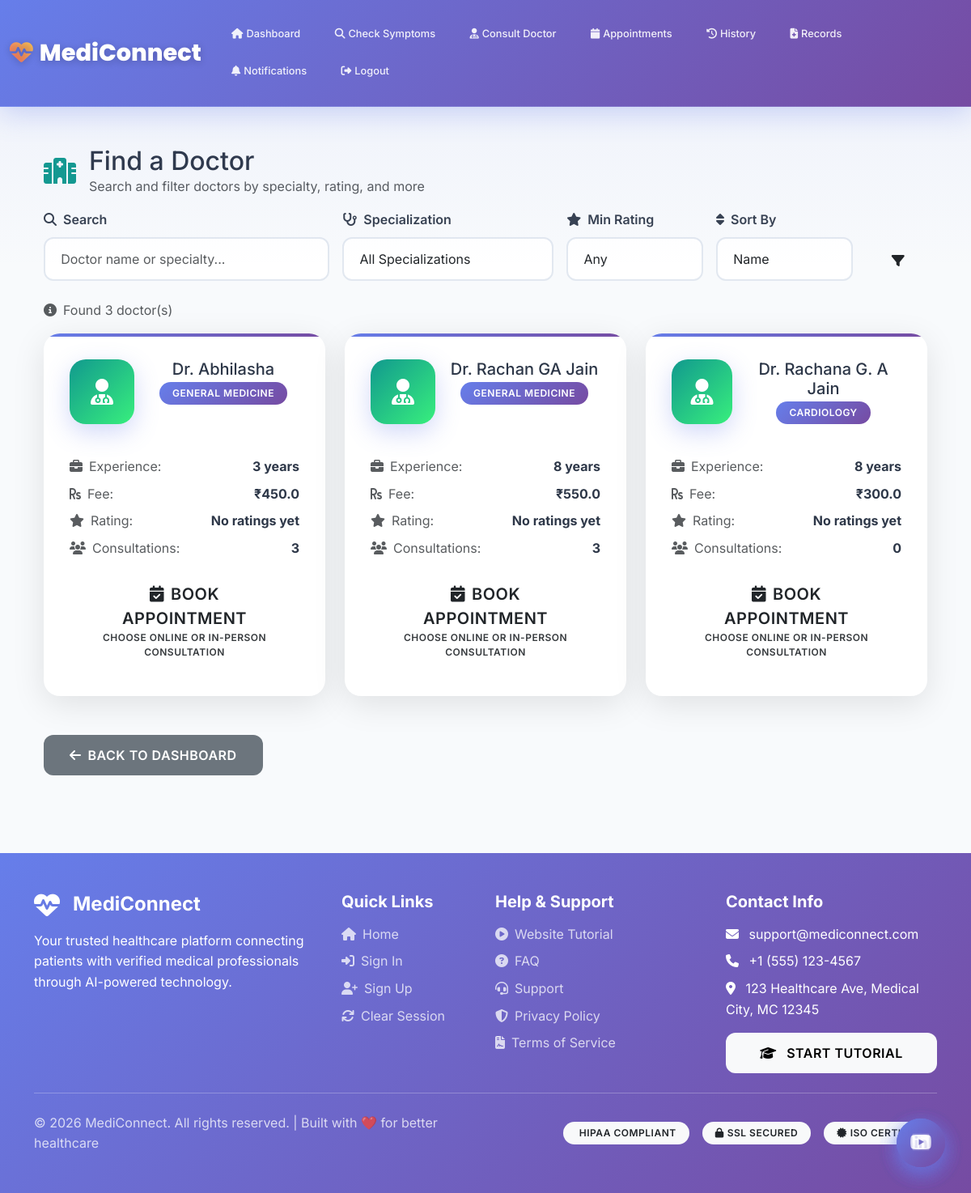
The page /patient/consult-doctor (signed in) on the database its author committed.
### tables this page shows
CREATE TABLE doctors (
        id INTEGER PRIMARY KEY AUTOINCREMENT,
        user_id INTEGER,
        specialization TEXT,
        qualification TEXT,
        experience INTEGER,
        consultation_fee REAL,
        available BOOLEAN DEFAULT 1, verification_id TEXT, verification_status TEXT DEFAULT 'Pending', degree_certificate_path VARCHAR(500), council_registration_path VARCHAR(500), documents_uploaded BOOLEAN DEFAULT 0, verification_notes TEXT,
        FOREIGN KEY (user_id) REFERENCES users(id)
    );

### app.py (the view)
@app.route('/patient/consult-doctor')
@login_required
@role_required('patient')
def consult_doctor():
    search = request.args.get('search', '')
    specialization = request.args.get('specialization', 'all')
    min_rating = request.args.get('min_rating', '0')
    sort_by = request.args.get('sort_by', 'name')
    conn = get_db()
    query = '''SELECT d.id as doctor_id, d.*, u.name, u.email, u.phone,
               COALESCE(AVG(f.rating), 0) as avg_rating,
               COUNT(DISTINCT c.id) as total_consultations
               FROM doctors d
               JOIN users u ON u.id = d.user_id
               LEFT JOIN feedback f ON f.doctor_id = d.id
               LEFT JOIN consultations c ON c.doctor_id = d.id
               WHERE u.role = "doctor" AND d.available = 1'''
    params = []
    if search:
        query += ' AND (u.name LIKE ? OR d.specialization LIKE ?)'
        params.extend([f'%{search}%', f'%{search}%'])
    if specialization != 'all':
        query += ' AND d.specialization = ?'
        params.append(specialization)
    query += ' GROUP BY d.id'
    if min_rating != '0':
        query += ' HAVING avg_rating >= ?'
        params.append(float(min_rating))
    if sort_by == 'rating':
        query += ' ORDER BY avg_rating DESC'
    elif sort_by == 'experience':
        query += ' ORDER BY d.experience DESC'
    elif sort_by == 'fee_low':
        query += ' ORDER BY d.consultation_fee ASC'
    elif sort_by == 'fee_high':
        query += ' ORDER BY d.consultation_fee DESC'
    else:
        query += ' ORDER BY u.name ASC'
    doctors = conn.execute(query, params).fetchall()
    specializations = conn.execute('''SELECT DISTINCT specialization
                                     FROM doctors
                                     WHERE specialization IS NOT NULL
                                     ORDER BY specialization''').fetchall()
    conn.close()
    return render_template('consult_doctor.html',
                         doctors=doctors,
                         specializations=specializations,
                         search=search,
                         selected_specialization=specialization,
                         min_rating=min_rating,
                         sort_by=sort_by)

### app.py (called while the page is built)
def get_db():
    conn = sqlite3.connect('medical.db')
    conn.row_factory = sqlite3.Row
    return conn

def login_required(f):
    @wraps(f)
    def decorated_function(*args, **kwargs):
        if 'user_id' not in session:
            flash('Please login first', 'warning')
            return redirect(url_for('signin_as'))
        if 'last_activity' in session:
            last_activity = datetime.fromisoformat(session['last_activity'])
            if datetime.now() - last_activity > timedelta(minutes=30):
                session.clear()
                flash('Session expired due to inactivity. Please login again.', 'warning')
                return redirect(url_for('signin_as'))
        session['last_activity'] = datetime.now().isoformat()
        session.permanent = True
        return f(*args, **kwargs)
    return decorated_function

def role_required(role):
    def decorator(f):
        @wraps(f)
        def decorated_function(*args, **kwargs):
            if 'role' not in session or session['role'] != role:
                flash('Access denied', 'danger')
                return redirect(url_for('signin_as'))
            return f(*args, **kwargs)
        return decorated_function
    return decorator

### templates/consult_doctor.html (shortened to what this page needs)
{% extends "base_clean.html" %}
{% block content %}
<div class="container">
    <div class="glass-card mb-4">
        <div class="d-flex align-items-center mb-3">
            <div class="animated-icon me-3" style="font-size: 2rem; color: #11998e;">
                <i class="fas fa-hospital"></i>
            </div>
            <div>
                <h2 class="mb-0">Find a Doctor</h2>
                <p class="text-muted mb-0">Search and filter doctors by specialty, rating, and more</p>
            </div>
        </div>
        <form method="GET" class="no-loading">
            <div class="row g-3">
                <div class="col-md-4">
                    <label class="form-label"><i class="fas fa-search me-2"></i>Search</label>
                    <input type="text" class="form-control" name="search"
                           placeholder="Doctor name or specialty..." value="{{ search }}">
                </div>
                <div class="col-md-3">
                    <label class="form-label"><i class="fas fa-stethoscope me-2"></i>Specialization</label>
                    <select class="form-select" name="specialization">
                        <option value="all" {% if selected_specialization == 'all' %}selected{% endif %}>All Specializations</option>
                    </select>
                </div>
                <div class="col-md-2">
                    <label class="form-label"><i class="fas fa-star me-2"></i>Min Rating</label>
                    <select class="form-select" name="min_rating">
                        <option value="0" {% if min_rating == '0' %}selected{% endif %}>Any</option>
                    </select>
                </div>
                <div class="col-md-2">
                    <label class="form-label"><i class="fas fa-sort me-2"></i>Sort By</label>
                    <select class="form-select" name="sort_by">
                        <option value="name" {% if sort_by == 'name' %}selected{% endif %}>Name</option>
                    </select>
                </div>
                <div class="col-md-1 d-flex align-items-end">
                    <button type="submit" class="btn btn-modern btn-gradient-success w-100">
                        <i class="fas fa-filter"></i>
                    </button>
                </div>
            </div>
        </form>
    </div>
    {% if doctors %}
    <div class="mb-3">
        <p class="text-muted"><i class="fas fa-info-circle me-2"></i>Found {{ doctors|length }} doctor(s)</p>
    </div>
    {% endif %}
    {% if doctors %}
    <div class="row">
        {% for doctor in doctors %}
        <div class="col-md-6 col-lg-4 mb-4">
            <div class="stat-card h-100">
                <div class="d-flex align-items-start mb-3">
                    <div class="stat-icon me-3" style="background: linear-gradient(135deg, #11998e 0%, #38ef7d 100%); color: white;">
                        <i class="fas fa-user-md"></i>
                    </div>
                    <div class="flex-grow-1">
                        <h5 class="mb-1">Dr. {{ doctor.name }}</h5>
                        <span class="badge" style="background: linear-gradient(135deg, #667eea 0%, #764ba2 100%);">
                            {{ doctor.specialization }}
                        </span>
                    </div>
                </div>
                <div class="mb-3">
                    <div class="d-flex justify-content-between mb-2">
                        <span class="text-muted"><i class="fas fa-briefcase me-2"></i>Experience:</span>
                        <strong>{{ doctor.experience }} years</strong>
                    </div>
                    <div class="d-flex justify-content-between mb-2">
                        <span class="text-muted"><i class="fas fa-rupee-sign me-2"></i>Fee:</span>
                        <strong>₹{{ doctor.consultation_fee }}</strong>
                    </div>
                    <div class="d-flex justify-content-between mb-2">
                        <span class="text-muted"><i class="fas fa-star me-2"></i>Rating:</span>
                        <strong>
                            {% if doctor.avg_rating > 0 %}
                                {{ "%.1f"|format(doctor.avg_rating) }} ⭐
                            {% else %}
                                No ratings yet
                            {% endif %}
                        </strong>
                    </div>
                    <div class="d-flex justify-content-between">
                        <span class="text-muted"><i class="fas fa-users me-2"></i>Consultations:</span>
                        <strong>{{ doctor.total_consultations }}</strong>
                    </div>
                </div>
                <div class="d-grid">
                    <a href="{{ url_for('book_appointment', doctor_id=doctor.doctor_id) }}"
                       class="btn btn-modern btn-gradient-primary btn-lg"
                       title="Schedule an appointment with this doctor">
                        <i class="fas fa-calendar-check me-2"></i>Book Appointment
                        <small class="d-block" style="font-size: 0.75rem; opacity: 0.9;">Choose online or in-person consultation</small>
                    </a>
                </div>
            </div>
        </div>
        {% endfor %}
    </div>
    {% endif %}
    <div class="mt-4">
        <a href="{{ url_for('patient_dashboard') }}" class="btn btn-secondary">
            <i class="fas fa-arrow-left me-2"></i>Back to Dashboard
        </a>
    </div>
</div>
{% endblock %}

### templates/base_clean.html (style rules this page uses)
:root { --primary-gradient: linear-gradient(135deg, #667eea 0%, #764ba2 100%); --secondary-gradient: linear-gradient(135deg, #f093fb 0%, #f5576c 100%); --success-gradient: linear-gradient(135deg, #4facfe 0%, #00f2fe 100%); --warning-gradient: linear-gradient(135deg, #43e97b 0%, #38f9d7 100%); --danger-gradient: linear-gradient(135deg, #fa709a 0%, #fee140 100%); --dark-gradient: linear-gradient(135deg, #2c3e50 0%, #34495e 100%); --light-bg: #f8fafc; --card-shadow: 0 10px 40px rgba(0, 0, 0, 0.1); --card-shadow-hover: 0 20px 60px rgba(0, 0, 0, 0.15); --border-radius: 20px; --transition: all 0.4s cubic-bezier(0.4, 0, 0.2, 1); }
* { margin: 0; padding: 0; box-sizing: border-box; }
body { font-family: 'Inter', -apple-system, BlinkMacSystemFont, 'Segoe UI', sans-serif; background: var(--light-bg); color: #2d3748; line-height: 1.6; overflow-x: hidden; }
.btn { border-radius: 12px; padding: 0.8rem 2rem; font-weight: 600; text-transform: uppercase; letter-spacing: 0.5px; transition: var(--transition); border: none; position: relative; overflow: hidden; }
.btn::before { content: ''; position: absolute; top: 50%; left: 50%; width: 0; height: 0; background: rgba(255, 255, 255, 0.3); border-radius: 50%; transform: translate(-50%, -50%); transition: width 0.6s, height 0.6s; }
.stat-card { background: white; border-radius: var(--border-radius); padding: 2rem; box-shadow: var(--card-shadow); transition: var(--transition); text-align: center; position: relative; overflow: hidden; }
.stat-card::before { content: ''; position: absolute; top: 0; left: 0; right: 0; height: 4px; background: var(--primary-gradient); }
.stat-icon { width: 80px; height: 80px; border-radius: 20px; display: flex; align-items: center; justify-content: center; font-size: 2rem; margin: 0 auto 1.5rem; background: var(--primary-gradient); color: white; box-shadow: 0 10px 30px rgba(102, 126, 234, 0.3); }
.form-control, .form-select { border: 2px solid #e2e8f0; border-radius: 12px; padding: 0.8rem 1.2rem; font-size: 1rem; transition: var(--transition); background: white; }
.form-label { font-weight: 600; color: #374151; margin-bottom: 0.5rem; }
.badge { padding: 0.5rem 1rem; border-radius: 20px; font-weight: 600; text-transform: uppercase; letter-spacing: 0.5px; }
html { scroll-behavior: smooth; }
.btn-modern { border-radius: 12px; padding: 0.8rem 2rem; font-weight: 600; transition: var(--transition); border: none; }
body { animation: pageFadeIn .35s ease; }
.card, .stat-card, .panel, .ac { transition: transform .22s ease, box-shadow .22s ease !important; }

### rows shown on the page
doctors: name "Abhilasha", specialization "GENERAL MEDICINE", experience "3", consultation_fee "450.0", total_consultations "3"
doctors: name "Rachan GA Jain", specialization "GENERAL MEDICINE", experience "8", consultation_fee "550.0", total_consultations "3"
doctors: name "Rachana G. A Jain", specialization "CARDIOLOGY", experience "8", consultation_fee "300.0", total_consultations "0"

### other values the page prints
{{ doctors|length }} "3"
